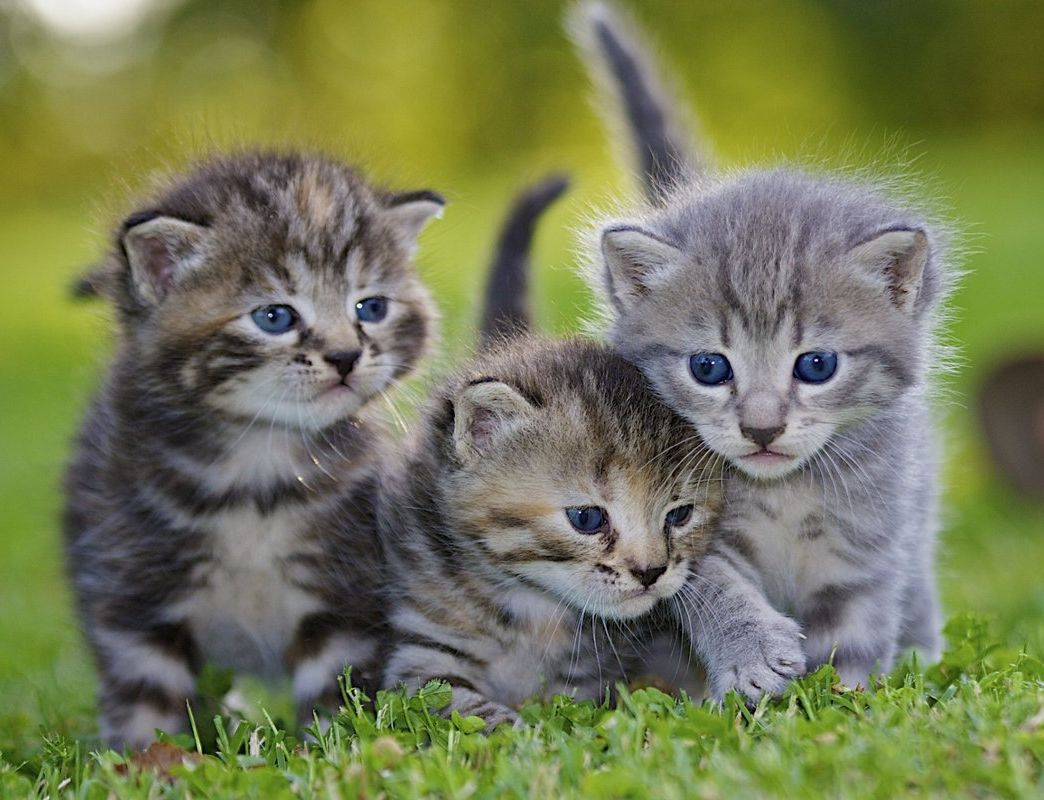
#> input picture dz_11-12/1/cat.jpg, 1044 x 800 px
$ python main.py
#> lines starting #> are read from the running program, lines starting #| are printed output that depends on the picture; after the words box and inside, x2 and y2 are one past the last pixel; in counts of white or black regions, pixels touching at a corner belong together
### dz_11-12/1/recognizeimg.py
import cv2
from PIL import Image
class RecognizeImg:
    def __init__(self, path:str):
#> called with path = 'cat.jpg'
        self.Path = path
        self.Image = cv2.imread(self.Path)
#> self.Image is the input picture: shape (800, 1044, 3); mean B, G, R 86.6, 122.3, 116.7
        self.MultiScale = []
    def ShowImg(self, name:str):
        cv2.imshow(name, self.Image)
        cv2.waitKey()
    def GetCoordinates(self, fileName:str):
#> called with fileName = 'haarcascade_frontalcatface_extended.xml'
        cascade = cv2.CascadeClassifier(fileName)
        self.MultiScale = cascade.detectMultiScale(self.Image)
#> self.MultiScale = [[532, 434, 199, 199], [213, 220, 228, 228], [648, 272, 228, 228]]
#| [[532 434 199 199]
#|  [213 220 228 228]
#|  [648 272 228 228]]
    def HighLigth(self):
        for (x, y, w, h) in self.MultiScale:
            cv2.rectangle(self.Image, (x,y), (x + w, y + h), (0,0,255), 10)
#> this loop made 3 passes
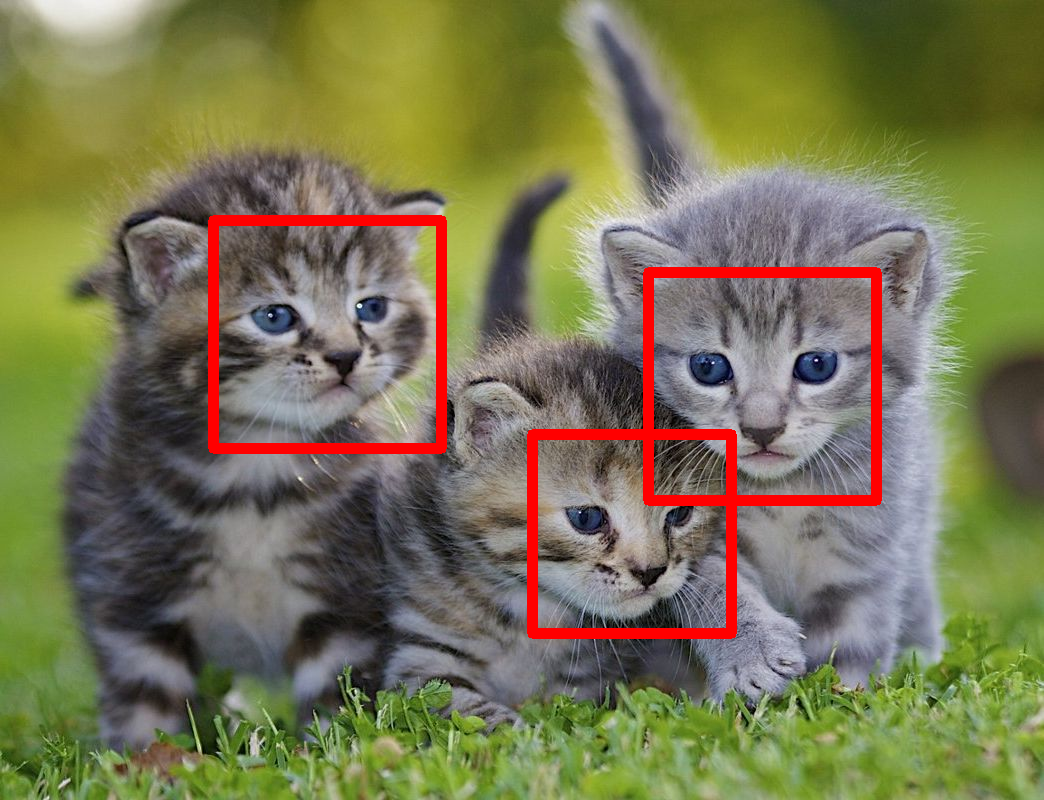
#> self.Image: shape (800, 1044, 3); 3.41% of pixels changed, all inside (x1, y1, x2, y2) = (208, 215, 882, 639)
    def AddImage(self, path:str, newPhotoPath:str):
#> called with path = 'sunglasses1.png', newPhotoPath = 'cat_with_sunglasses1.png'
        try:
            fLayout = Image.open(self.Path)
            sLayout = Image.open(path)
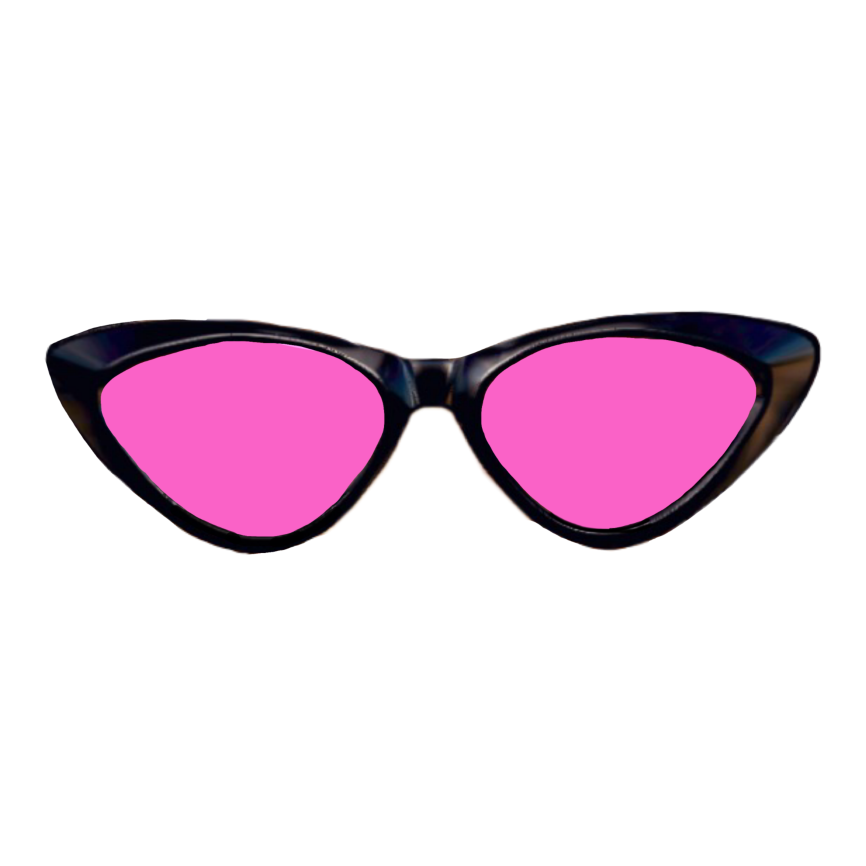
#> input picture dz_11-12/1/sunglasses1.png, 3464 x 3464 px (shown at 1/4 size)
#> sLayout is the input picture: PIL image 3464x3464 RGBA; mean R, G, B, A 28.2, 8.6, 22, 38.9
            converted_fLayout = fLayout.convert('RGBA')
            converted_sLayout = sLayout.convert('RGBA')
            for (x, y, w, h) in self.MultiScale:
                converted_sLayout = converted_sLayout.resize((w, int(h / 4)))
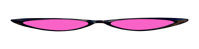
#> converted_sLayout: PIL image 199x49 RGBA; mean R, G, B, A 28.5, 9, 22.4, 39; transparent parts drawn white
                converted_fLayout.paste(converted_sLayout, (x, int(y + h / 3)), converted_sLayout)
                converted_fLayout.save(newPhotoPath)
                self.Image = cv2.imread(newPhotoPath)
        except Exception as ex:
            print(ex)

### dz_11-12/1/main.py
from recognizeimg import RecognizeImg
path = 'cat.jpg'
windowName = 'Cat'
fileName = 'haarcascade_frontalcatface_extended.xml'
rec = RecognizeImg(path)

rec.GetCoordinates(fileName)
print(rec.MultiScale)
rec.HighLigth()

newPath = 'sunglasses1.png'
newPhotoPath = 'cat_with_sunglasses1.png'
windowName = 'Cat with sunglasses1'
rec.AddImage(newPath, newPhotoPath)
rec.ShowImg(windowName)
